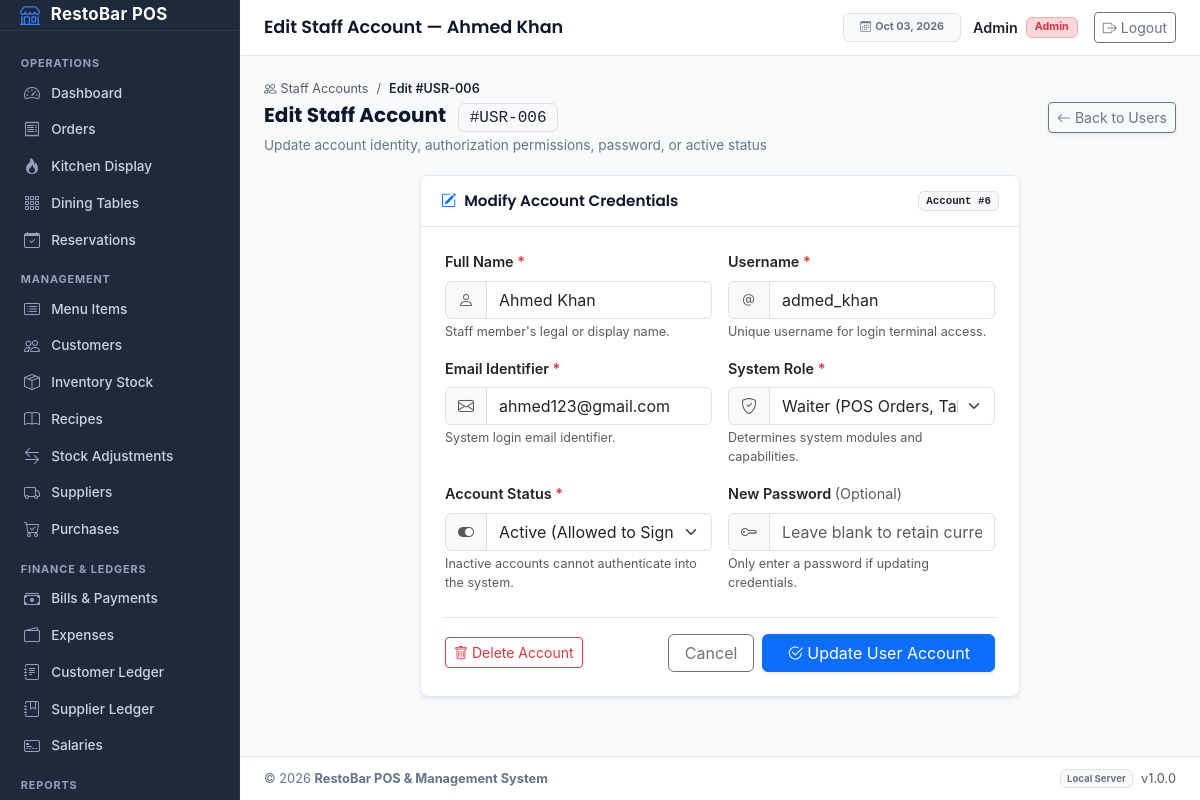
The page /users/edit.php?id=6 (signed in) on the database its author committed.
### tables this page shows
CREATE TABLE `users` (
  `id` int(11) NOT NULL,
  `name` varchar(100) NOT NULL,
  `username` varchar(100) NOT NULL,
  `email` varchar(150) NOT NULL,
  `password` varchar(255) NOT NULL,
  `role` enum('admin','waiter','kitchen') NOT NULL DEFAULT 'waiter',
  `is_active` tinyint(1) NOT NULL DEFAULT 1,
  `created_at` timestamp NOT NULL DEFAULT current_timestamp()
);

### users/edit.php (the view, shortened to what this page needs)
<?php
require_once "../config/database.php";
$id = $_GET["id"];
$sql = "SELECT id, name, username, email, role, is_active
        FROM users
        WHERE id = ?";
$stmt = mysqli_prepare($conn, $sql);
mysqli_stmt_bind_param($stmt, "i", $id);
mysqli_stmt_execute($stmt);
$result = mysqli_stmt_get_result($stmt);
$user = mysqli_fetch_assoc($result);
$is_current_user = isset($_SESSION["user_id"]) && $_SESSION["user_id"] == $id;
require_once "../includes/header.php";
?>
<div class="page-header-bar">
    <div>
        <div class="d-flex align-items-center gap-2 mb-1">
            <a href="index.php" class="text-muted small text-decoration-none">
                <i class="bi bi-people me-1"></i>Staff Accounts
            </a>
            <span class="text-muted small">/</span>
            <span class="text-dark small fw-semibold">Edit #USR-<?php echo str_pad($user["id"], 3, '0', STR_PAD_LEFT); ?></span>
        </div>
        <h2 class="page-header-title">
            Edit Staff Account
            <span class="badge bg-light text-dark border font-monospace fs-6 fw-normal ms-2">
                #USR-<?php echo str_pad($user["id"], 3, '0', STR_PAD_LEFT); ?>
            </span>
        </h2>
        <p class="page-header-subtitle">Update account identity, authorization permissions, password, or active status</p>
    </div>
    <div class="d-flex align-items-center gap-2">
        <a href="index.php" class="btn btn-outline-secondary btn-sm d-inline-flex align-items-center gap-1 shadow-sm">
            <i class="bi bi-arrow-left"></i>
            <span>Back to Users</span>
        </a>
    </div>
</div>
<div class="row justify-content-center">
    <div class="col-12 col-lg-8">
        <div class="pos-card shadow-sm">
            <div class="pos-card-header d-flex justify-content-between align-items-center">
                <span class="pos-card-title">
                    <i class="bi bi-pencil-square text-primary me-2"></i>Modify Account Credentials
                </span>
                <span class="badge bg-light text-dark border font-monospace">
                    Account #<?php echo $user["id"]; ?>
                </span>
            </div>
            <div class="pos-card-body p-4">
                <form method="POST" action="edit.php?id=<?php echo $user["id"]; ?>">
                    <div class="row g-3 mb-3">
                        <div class="col-12 col-md-6">
                            <label class="form-label fw-semibold text-dark">
                                Full Name <span class="text-danger">*</span>
                            </label>
                            <div class="input-group">
                                <span class="input-group-text bg-light text-muted">
                                    <i class="bi bi-person"></i>
                                </span>
                                <input type="text"
                                       name="name"
                                       class="form-control"
                                       value="<?php echo htmlspecialchars($user["name"]); ?>"
                                       required>
                            </div>
                            <div class="form-text">Staff member's legal or display name.</div>
                        </div>
                        <div class="col-12 col-md-6">
                            <label class="form-label fw-semibold text-dark">
                                Username <span class="text-danger">*</span>
                            </label>
                            <div class="input-group">
                                <span class="input-group-text bg-light text-muted">
                                    <i class="bi bi-at"></i>
                                </span>
                                <input type="text"
                                       name="username"
                                       class="form-control"
                                       value="<?php echo htmlspecialchars($user["username"] ?? ""); ?>"
                                       required>
                            </div>
                            <div class="form-text">Unique username for login terminal access.</div>
                        </div>
                    </div>
                    <div class="row g-3 mb-3">
                        <div class="col-12 col-md-6">
                            <label class="form-label fw-semibold text-dark">
                                Email Identifier <span class="text-danger">*</span>
                            </label>
                            <div class="input-group">
                                <span class="input-group-text bg-light text-muted">
                                    <i class="bi bi-envelope"></i>
                                </span>
                                <input type="email"
                                       name="email"
                                       class="form-control"
                                       value="<?php echo htmlspecialchars($user["email"]); ?>"
                                       required>
                            </div>
                            <div class="form-text">System login email identifier.</div>
                        </div>
                        <div class="col-12 col-md-6">
                            <label class="form-label fw-semibold text-dark">
                                System Role <span class="text-danger">*</span>
                            </label>
                            <div class="input-group">
                                <span class="input-group-text bg-light text-muted">
                                    <i class="bi bi-shield-check"></i>
                                </span>
                                <select name="role" class="form-select" required>
                                    <option value="waiter" <?php echo ($user["role"] === "waiter") ? "selected" : ""; ?>>
                                        Waiter (POS Orders, Tables &amp; Guests)
                                    </option>
                                </select>
                            </div>
                            <div class="form-text">Determines system modules and capabilities.</div>
                        </div>
                    </div>
                    <div class="row g-3 mb-4">
                        <div class="col-12 col-md-6">
                            <label class="form-label fw-semibold text-dark">
                                Account Status <span class="text-danger">*</span>
                            </label>
                            <div class="input-group">
                                <span class="input-group-text bg-light text-muted">
                                    <i class="bi bi-toggle-on"></i>
                                </span>
                                <select name="is_active" class="form-select" required>
                                    <option value="1" <?php echo ($user["is_active"] == 1) ? "selected" : ""; ?>>
                                        Active (Allowed to Sign In)
                                    </option>
                                </select>
                            </div>
                            <div class="form-text">Inactive accounts cannot authenticate into the system.</div>
                        </div>
                        <div class="col-12 col-md-6">
                            <label class="form-label fw-semibold text-dark">
                                New Password <span class="text-muted fw-normal">(Optional)</span>
                            </label>
                            <div class="input-group">
                                <span class="input-group-text bg-light text-muted">
                                    <i class="bi bi-key"></i>
                                </span>
                                <input type="password"
                                       name="password"
                                       class="form-control"
                                       placeholder="Leave blank to retain current">
                            </div>
                            <div class="form-text">Only enter a password if updating credentials.</div>
                        </div>
                    </div>
                    <div class="d-flex justify-content-between align-items-center pt-3 border-top">
                        <?php if ($is_current_user) { ?>
                            <span class="text-muted small fst-italic">
                                <i class="bi bi-info-circle me-1"></i>You cannot delete your own active account.
                            </span>
                        <?php } else { ?>
                            <a href="delete.php?id=<?php echo $user["id"]; ?>"
                               class="btn btn-outline-danger btn-sm d-inline-flex align-items-center gap-1"
                               onclick="return confirm('Are you sure you want to delete this user account?');">
                                <i class="bi bi-trash"></i>
                                <span>Delete Account</span>
                            </a>
                        <?php } ?>
                        <div class="d-flex align-items-center gap-2">
                            <a href="index.php" class="btn btn-outline-secondary px-3">
                                Cancel
                            </a>
                            <button type="submit" class="btn btn-primary px-4 shadow-sm d-inline-flex align-items-center gap-1">
                                <i class="bi bi-check2-circle"></i>
                                <span>Update User Account</span>
                            </button>
                        </div>
                    </div>
                </form>
            </div>
        </div>
    </div>
</div>
<?php
require_once "../includes/footer.php";
?>

### assets/css/style.css (style rules this page uses)
:root { --pos-brand: #1e293b; --pos-brand-dark: #0f172a; --pos-accent: #3b82f6; --pos-accent-hover: #2563eb; --pos-bg: #f8fafc; --pos-surface: #ffffff; --pos-border: #e2e8f0; --pos-text: #0f172a; --pos-muted: #64748b; --pos-sidebar-width: 240px; --pos-topbar-height: 56px; --pos-success: #059669; --pos-warning: #d97706; --pos-danger: #dc2626; --pos-info: #0284c7; }
body { background-color: var(--pos-bg); color: var(--pos-text); font-family: "Inter", sans-serif; font-size: 0.9rem; line-height: 1.5; margin: 0; padding: 0; -webkit-font-smoothing: antialiased; }
h1, h2, h3, h4, h5, h6, .page-header-title, .pos-card-title, .app-brand-title { font-family: "Poppins", sans-serif; }
.pos-card { background-color: var(--pos-surface); border: 1px solid var(--pos-border); border-radius: 8px; box-shadow: 0 1px 3px rgba(0, 0, 0, 0.04); margin-bottom: 1.5rem; overflow: hidden; }
.pos-card-header { padding: 0.85rem 1.25rem; border-bottom: 1px solid var(--pos-border); background-color: var(--pos-surface); display: flex; align-items: center; justify-content: space-between; }
.pos-card-title { font-size: 0.95rem; font-weight: 600; margin: 0; color: var(--pos-text); }
.pos-card-body { padding: 1.25rem; }
.page-header-bar { display: flex; align-items: center; justify-content: space-between; margin-bottom: 1.25rem; flex-wrap: wrap; gap: 0.75rem; }
.page-header-title { font-size: 1.25rem; font-weight: 700; margin: 0; color: var(--pos-text); }
.page-header-subtitle { font-size: 0.85rem; color: var(--pos-muted); margin: 0.15rem 0 0 0; }

### rows shown on the page
users: id "006", id "6", name "Ahmed Khan", username "admed_khan", email "ahmed123@gmail.com", role "Waiter (POS Orders, Tables & Guests)", is_active "Active (Allowed to Sign In)"

### other values the page prints
$page_title "Edit Staff Account — Ahmed Khan"
formatDate('now') "Oct 03, 2026"
$user_name "Admin"
$role "Admin"
